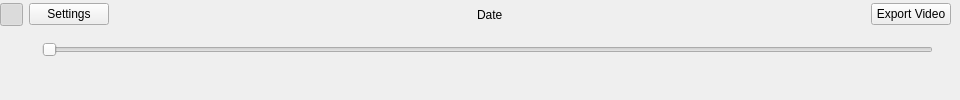
<?xml version="1.0" encoding="UTF-8"?>
<ui version="4.0">
 <class>ChangementViewer</class>
 <widget class="QDockWidget" name="ChangementViewer">
  <property name="enabled">
   <bool>true</bool>
  </property>
  <property name="geometry">
   <rect>
    <x>0</x>
    <y>0</y>
    <width>960</width>
    <height>100</height>
   </rect>
  </property>
  <property name="sizePolicy">
   <sizepolicy hsizetype="Preferred" vsizetype="Preferred">
    <horstretch>0</horstretch>
    <verstretch>0</verstretch>
   </sizepolicy>
  </property>
  <property name="minimumSize">
   <size>
    <width>960</width>
    <height>100</height>
   </size>
  </property>
  <property name="floating">
   <bool>false</bool>
  </property>
  <property name="windowTitle">
   <string>Changement viewer</string>
  </property>
  <widget class="QWidget" name="dockWidgetContents">
   <property name="sizePolicy">
    <sizepolicy hsizetype="Preferred" vsizetype="MinimumExpanding">
     <horstretch>0</horstretch>
     <verstretch>0</verstretch>
    </sizepolicy>
   </property>
   <widget class="QWidget" name="layoutWidget">
    <property name="geometry">
     <rect>
      <x>0</x>
      <y>30</y>
      <width>951</width>
      <height>41</height>
     </rect>
    </property>
    <layout class="QHBoxLayout" name="horizontalLayout">
     <item>
      <widget class="QPushButton" name="pushButtonPlay">
       <property name="enabled">
        <bool>true</bool>
       </property>
       <property name="sizePolicy">
        <sizepolicy hsizetype="Minimum" vsizetype="Fixed">
         <horstretch>0</horstretch>
         <verstretch>0</verstretch>
        </sizepolicy>
       </property>
       <property name="maximumSize">
        <size>
         <width>18</width>
         <height>18</height>
        </size>
       </property>
       <property name="text">
        <string/>
       </property>
       <property name="icon">
        <iconset resource="../timemanager/resources.qrc">
         <normaloff>:/images/play.png</normaloff>:/images/play.png</iconset>
       </property>
       <property name="checkable">
        <bool>true</bool>
       </property>
       <property name="checked">
        <bool>false</bool>
       </property>
       <property name="flat">
        <bool>true</bool>
       </property>
      </widget>
     </item>
     <item>
      <widget class="QPushButton" name="pushButtonBack">
       <property name="minimumSize">
        <size>
         <width>12</width>
         <height>12</height>
        </size>
       </property>
       <property name="maximumSize">
        <size>
         <width>12</width>
         <height>12</height>
        </size>
       </property>
       <property name="text">
        <string/>
       </property>
       <property name="icon">
        <iconset resource="../timemanager/resources.qrc">
         <normaloff>:/images/back.png</normaloff>:/images/back.png</iconset>
       </property>
       <property name="iconSize">
        <size>
         <width>12</width>
         <height>12</height>
        </size>
       </property>
       <property name="flat">
        <bool>true</bool>
       </property>
      </widget>
     </item>
     <item>
      <widget class="QSlider" name="timeSlide">
       <property name="minimumSize">
        <size>
         <width>0</width>
         <height>12</height>
        </size>
       </property>
       <property name="maximumSize">
        <size>
         <width>16777215</width>
         <height>20</height>
        </size>
       </property>
       <property name="acceptDrops">
        <bool>false</bool>
       </property>
       <property name="autoFillBackground">
        <bool>false</bool>
       </property>
       <property name="orientation">
        <enum>Qt::Horizontal</enum>
       </property>
       <property name="invertedAppearance">
        <bool>false</bool>
       </property>
       <property name="invertedControls">
        <bool>false</bool>
       </property>
      </widget>
     </item>
     <item>
      <widget class="QPushButton" name="pushButtonForward">
       <property name="maximumSize">
        <size>
         <width>12</width>
         <height>12</height>
        </size>
       </property>
       <property name="text">
        <string/>
       </property>
       <property name="icon">
        <iconset resource="../timemanager/resources.qrc">
         <normaloff>:/images/forward.png</normaloff>:/images/forward.png</iconset>
       </property>
       <property name="flat">
        <bool>true</bool>
       </property>
      </widget>
     </item>
    </layout>
   </widget>
   <widget class="QWidget" name="layoutWidget">
    <property name="geometry">
     <rect>
      <x>0</x>
      <y>0</y>
      <width>951</width>
      <height>29</height>
     </rect>
    </property>
    <layout class="QHBoxLayout" name="horizontalLayout_2">
     <item>
      <widget class="QPushButton" name="pushButtonToggleTime">
       <property name="sizePolicy">
        <sizepolicy hsizetype="Fixed" vsizetype="Fixed">
         <horstretch>0</horstretch>
         <verstretch>0</verstretch>
        </sizepolicy>
       </property>
       <property name="minimumSize">
        <size>
         <width>18</width>
         <height>18</height>
        </size>
       </property>
       <property name="maximumSize">
        <size>
         <width>23</width>
         <height>23</height>
        </size>
       </property>
       <property name="text">
        <string/>
       </property>
       <property name="icon">
        <iconset resource="../timemanager/resources.qrc">
         <normaloff>:/images/power_off.png</normaloff>
         <normalon>:/images/power_on.png</normalon>:/images/power_off.png</iconset>
       </property>
       <property name="iconSize">
        <size>
         <width>18</width>
         <height>18</height>
        </size>
       </property>
       <property name="checkable">
        <bool>true</bool>
       </property>
       <property name="checked">
        <bool>true</bool>
       </property>
       <property name="flat">
        <bool>true</bool>
       </property>
      </widget>
     </item>
     <item>
      <widget class="QPushButton" name="btnSettings">
       <property name="text">
        <string>Settings</string>
       </property>
       <property name="autoDefault">
        <bool>true</bool>
       </property>
       <property name="default">
        <bool>false</bool>
       </property>
      </widget>
     </item>
     <item>
      <spacer name="horizontalSpacer_2">
       <property name="orientation">
        <enum>Qt::Horizontal</enum>
       </property>
       <property name="sizeHint" stdset="0">
        <size>
         <width>40</width>
         <height>20</height>
        </size>
       </property>
      </spacer>
     </item>
     <item>
      <widget class="QLabel" name="labelDate">
       <property name="text">
        <string>Date</string>
       </property>
       <property name="textFormat">
        <enum>Qt::AutoText</enum>
       </property>
       <property name="scaledContents">
        <bool>false</bool>
       </property>
       <property name="textInteractionFlags">
        <set>Qt::TextEditable</set>
       </property>
      </widget>
     </item>
     <item>
      <spacer name="horizontalSpacer_3">
       <property name="orientation">
        <enum>Qt::Horizontal</enum>
       </property>
       <property name="sizeHint" stdset="0">
        <size>
         <width>40</width>
         <height>20</height>
        </size>
       </property>
      </spacer>
     </item>
     <item>
      <widget class="QPushButton" name="pushButtonExportVideo">
       <property name="enabled">
        <bool>true</bool>
       </property>
       <property name="sizePolicy">
        <sizepolicy hsizetype="Preferred" vsizetype="Fixed">
         <horstretch>0</horstretch>
         <verstretch>0</verstretch>
        </sizepolicy>
       </property>
       <property name="text">
        <string>Export Video</string>
       </property>
      </widget>
     </item>
    </layout>
   </widget>
  </widget>
 </widget>
 <resources>
  <include location="../timemanager/resources.qrc"/>
 </resources>
 <connections/>
</ui>
